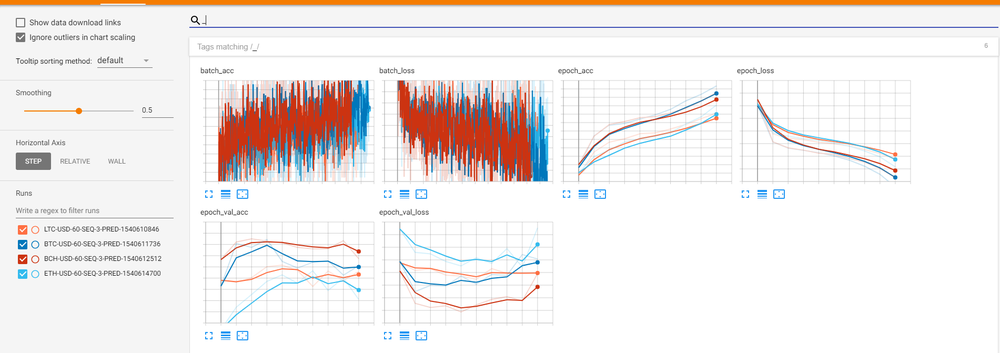
#> input picture DeepLearning/crypto_rnn_tensorboard.png, 1000 x 353 px, shrunk from 1901 x 671 before the run, given in place of the camera
$ python opencv_edge.py   (older library calls are emulated)
#> lines starting #> are read from the running program, lines starting #| are printed output that depends on the picture
import cv2
import numpy as np

cap = cv2.VideoCapture(0)

while True:
	_, frame = cap.read()
#> frame is the input picture: shape (353, 1000, 3); mean B, G, R 233.6, 235, 240.4

	laplacian = cv2.Laplacian(frame, cv2.CV_64F)
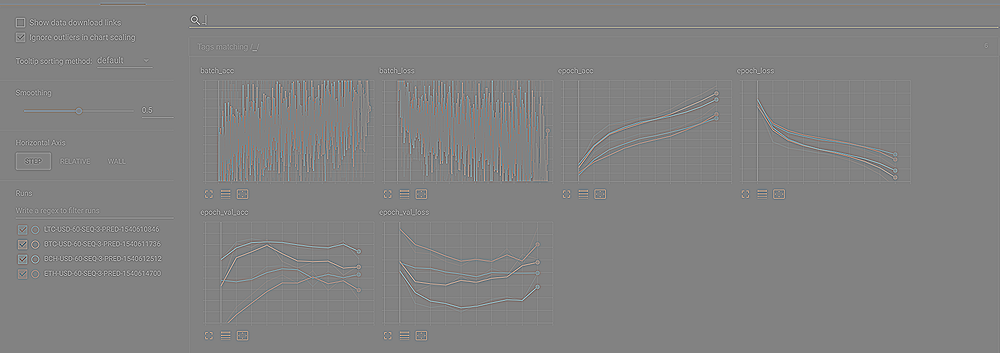
#> laplacian: shape (353, 1000, 3) float64; mean B, G, R 0, 0, 0; drawn with min black and max white
	sobelx = cv2.Sobel(frame, cv2.CV_64F, 1, 0, ksize=5)
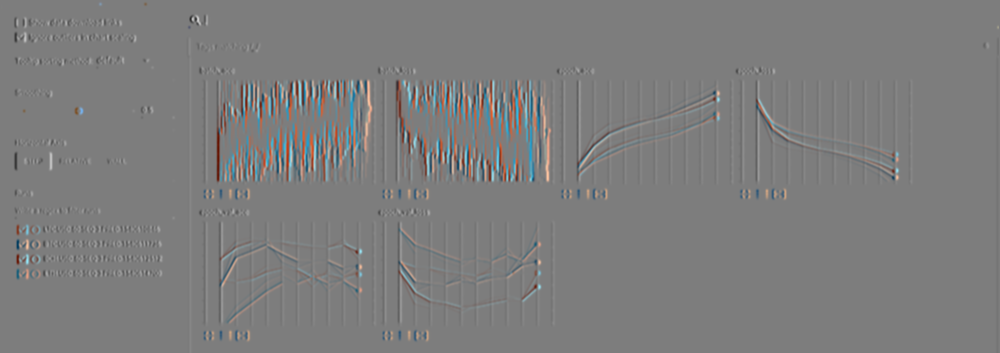
#> sobelx: shape (353, 1000, 3) float64; mean B, G, R -0.5, -0.5, -0.5; drawn with min black and max white
	sobely = cv2.Sobel(frame, cv2.CV_64F, 0, 1, ksize=5)
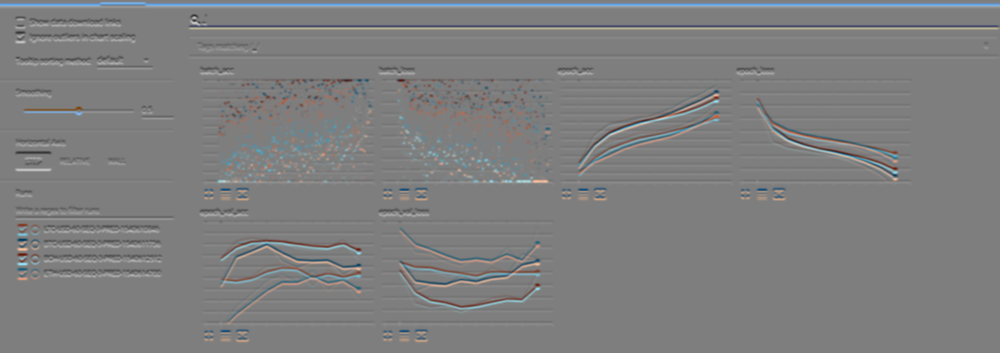
#> sobely: shape (353, 1000, 3) float64; mean B, G, R 91.6, 46.8, 3; drawn with min black and max white
	edges = cv2.Canny(frame, 100, 200)
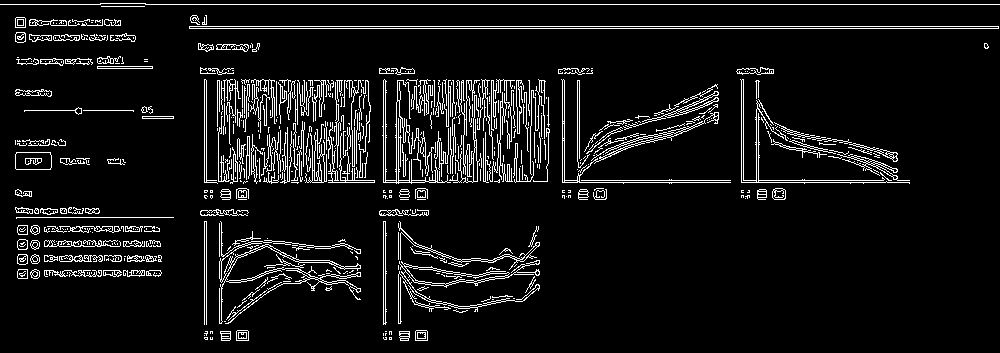
#> edges: shape (353, 1000); 7.7% white in thin lines or dots

	cv2.imshow('original', frame)
	cv2.imshow('laplacian', laplacian)
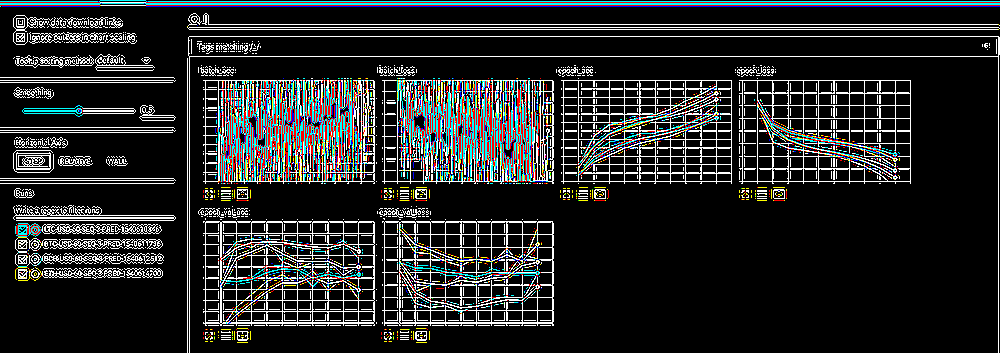
#> window 'laplacian': shape (353, 1000, 3); mean B, G, R 40.8, 40.8, 39
	cv2.imshow('sobelx', sobelx)
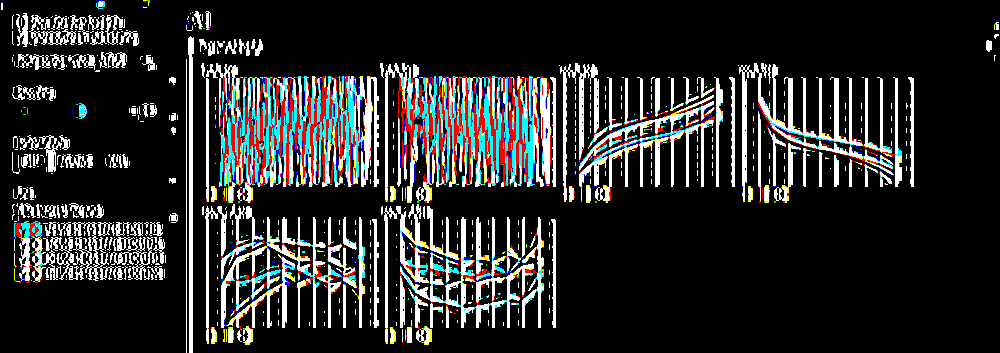
#> window 'sobelx': shape (353, 1000, 3); mean B, G, R 42.6, 43.1, 42.6
	cv2.imshow('sobely', sobely)
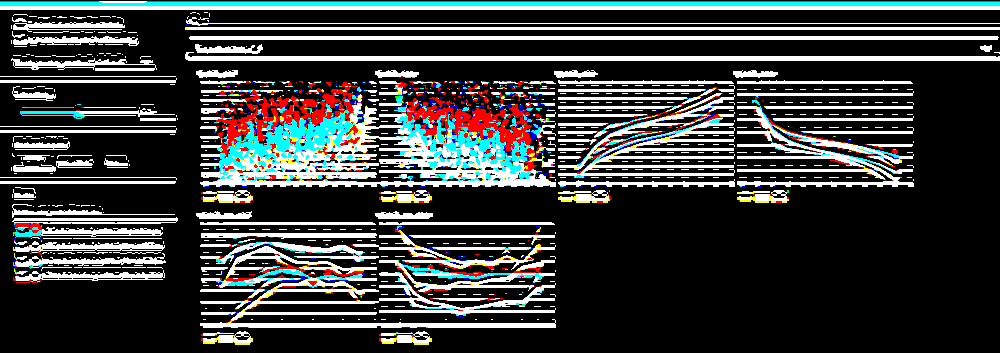
#> window 'sobely': shape (353, 1000, 3); mean B, G, R 61.3, 61, 58.4
	cv2.imshow('edges', edges)

	k = cv2.waitKey(5) & 0xFF
#> (key Esc is pressed here)
	if k == 27:
		break

cv2.destroyAllWindows()
cap.release()
